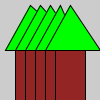
Frame 1 (no input)
Frame 60 (the mouse pressed at the canvas centre just before this capture): identical to frame 1, image omitted
Frame 120 (the mouse held since frame 60 and released just before this capture): identical to frame 1, image omitted

The Processing sketch that drew this single still picture (run headless with seeded random() and noise(); from frame 60 on, the mouse is pressed at the canvas centre):

// Processing sketch: H09_Opd10
// ── H09_Opd10.pde
void setup(){
  Punten(35,50,30,50, 25,50,50,5,80,50, 15, 25, 45, 55, 5, 15, 35, 45, 30, 40, 60, 70, 100);
}
void draw(){
}

void Punten(int s1, int s2, int s3, int s4, int d1, int d2, int d3, int d4, int d5, int d6, int ss1, int ss2, int ss3, int ss4, int dd1, int dd2, int dd3, int dd4, int a1, int a2, int a3, int a4, int p1){
  fill(148,37,37);
  rect(ss1,s2,s3,s4);
  fill(0,255,0);
  triangle(dd1,d2,a1,d4,d5,d6);
  
  fill(148,37,37);
  rect(ss2,s2,s3,s4);
  fill(0,255,0);
  triangle(dd2,d2,a2,d4,d5,d6);
  
  
  fill(148,37,37);
  rect(s1,s2,s3,s4);
  fill(0,255,0);
  triangle(d1,d2,d3,d4,d5,d6);
  
  fill(148,37,37);
  rect(ss3,s2,s3,s4);
  fill(0,255,0);
  triangle(dd3,d2,a3,d4,d5,d6);
  
  fill(148,37,37);
  rect(ss4,s2,s3,s4);
  fill(0,255,0);
  triangle(dd4  ,d2,a4,d4,p1,d6);
}
